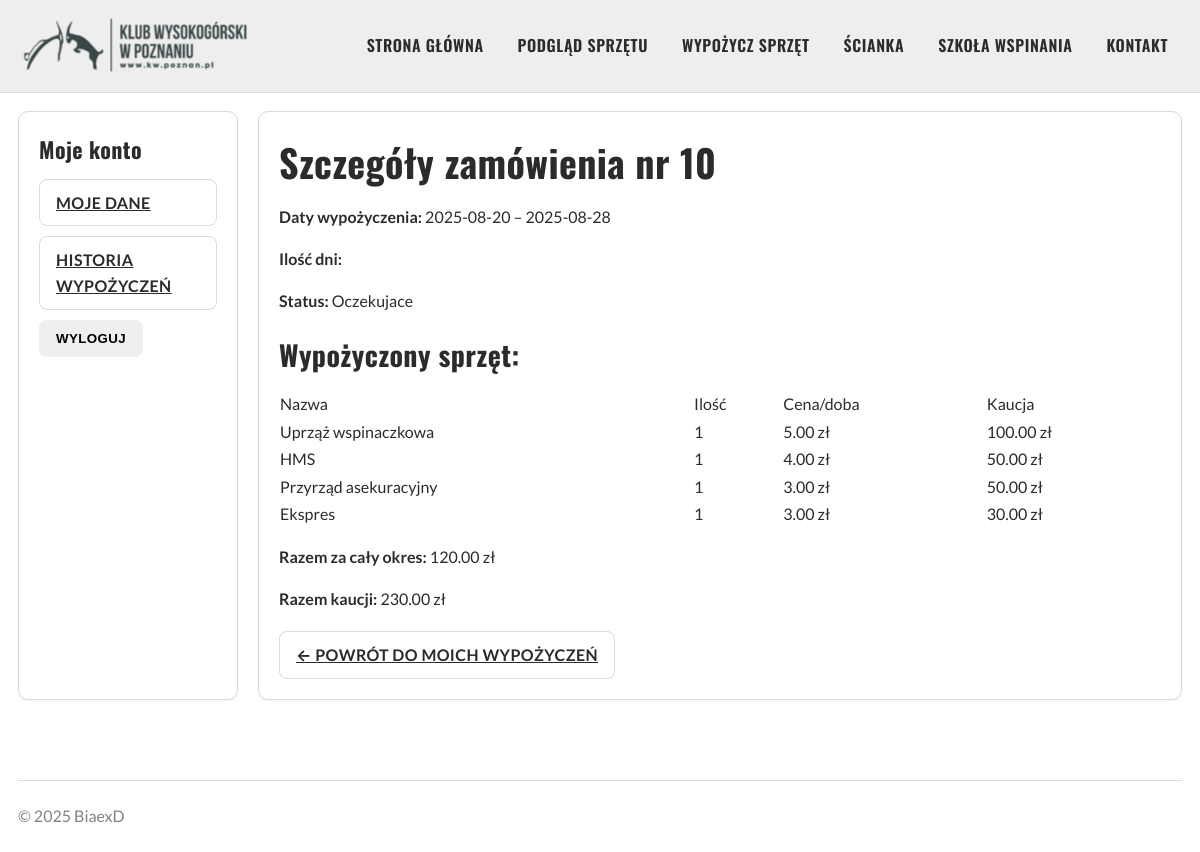
The app's page /my_rentals/10/ (signed in) with its own data.
### rentals/models.py (models this page shows, shortened)
class Rental(models.Model):
    STATUS_CHOICES = [
        ('pending', 'Oczekujace'),
        ('active', 'Aktywne'),
        ('finished', 'Zakonczone'),
    ]
    user = models.ForeignKey(settings.AUTH_USER_MODEL, on_delete=models.CASCADE)
    start_date = models.DateField()
    end_date = models.DateField()
    created_at = models.DateTimeField(auto_now_add=True)
    status = models.CharField(max_length=10, choices=STATUS_CHOICES, default='pending')
    def get_days_count(self):
        return (self.end_date - self.start_date).days

class RentalItem(models.Model):
    rental = models.ForeignKey(Rental, on_delete=models.CASCADE, related_name='items')
    equipment = models.ForeignKey(Equipment, on_delete=models.CASCADE)
    quantity = models.PositiveIntegerField()

class Equipment(models.Model):
    name = models.CharField(max_length=200)
    category = models.ForeignKey(Category, on_delete=models.CASCADE)
    description = models.TextField(blank=True)
    quantity = models.PositiveIntegerField()
    total_quantity = models.PositiveIntegerField(default=0)
    price_per_day = models.DecimalField(max_digits=5, decimal_places=2)
    deposit = models.DecimalField(max_digits=5, decimal_places=2)

### rentals/views.py (the view)
# urls.py: path('my_rentals/<int:rental_id>/', views.rental_detail, name='rental_detail'),
@login_required
def rental_detail(request, rental_id):
    rental = get_object_or_404(Rental, pk=rental_id, user=request.user)
    items = rental.items.select_related("equipment").all()
    total_price_per_day = Decimal("0.00")
    total_deposit = Decimal("0.00")
    for item in items:
        total_price_per_day += item.equipment.price_per_day * item.quantity
        total_deposit += item.equipment.deposit * item.quantity
    total_price_total = total_price_per_day * rental.get_days_count()
    context = {
        "rental": rental,
        "items": items,
        "days_count": rental.get_days_count(),
        "total_price_per_day": total_price_per_day,
        "total_price_total": total_price_total,
        "total_deposit": total_deposit,
    }
    return render(request, 'rentals/rental_detail.html', context)

### rentals/context_processors.py (called while the page is built, shortened)
def cart_info(request):
    count = 0
    rental_period = None
    has_active_cart = False
    if not request.user.is_authenticated:
        return {
            'cart_count': count,
            'rental_period': rental_period,
            'has_active_cart': has_active_cart,
        }
    cart = Cart.objects.filter(user=request.user, is_active=True).first()
    return {
        'cart_count': count,
        'rental_period': rental_period,
        'has_active_cart': has_active_cart,
    }

### rentals/templates/rentals/rental_detail.html (shortened to what this page needs)
{% extends 'base.html' %}
{% load static %}
{% block content %}
  <div style="display:grid; grid-template-columns: 220px 1fr; gap:20px; max-width:1200px; margin:auto;">
    {% include "partials/_leftbar.html" %}
    <main>
      <div class="card" style="padding:20px;">
        <h1>Szczegóły zamówienia nr {{ rental.id }}</h1>
        <p><strong>Daty wypożyczenia:</strong> {{ rental.start_date|date:"Y-m-d" }} – {{ rental.end_date|date:"Y-m-d" }}</p>
        <p><strong>Ilość dni:</strong> {{ rental.days_count }}</p>
        <p><strong>Status:</strong> {{ rental.get_status_display }}</p>
        <h2 style="margin-top:20px;">Wypożyczony sprzęt:</h2>
        {% if items %}
          <table style="width:100%; border-collapse:collapse; margin-top:10px;">
            <thead>
              <tr>
                <td style="text-align:left;">Nazwa</td>
                <td>Ilość</td>
                <td>Cena/doba</td>
                <td>Kaucja</td>
              </tr>
            </thead>
            <tbody>
              {% for item in items %}
                <tr>
                  <td>{{ item.equipment.name }}</td>
                  <td>{{ item.quantity }}</td>
                  <td>{{ item.equipment.price_per_day }} zł</td>
                  <td>{{ item.equipment.deposit }} zł</td>
                </tr>
              {% endfor %}
            </tbody>
          </table>
          <div style="margin-top:16px;">
            <p><strong>Razem za cały okres:</strong> {{ total_price_total }} zł</p>
            <p><strong>Razem kaucji:</strong> {{ total_deposit }} zł</p>
          </div>
        {% else %}
          <p>Brak sprzętu w tym zamówieniu.</p>
        {% endif %}
        <div style="margin-top:20px;">
          <a href="{% url 'user_rentals' %}" class="btn btn--ghost">← Powrót do moich wypożyczeń</a>
        </div>
      </div>
    </main>
  </div>
{% endblock %}

### static/css/base.css (style rules this page uses)
:root { --brand:#32c24a; --brand-dark:#28a53d; --bg:#ffffff; --header-bg:#eeeeee; --text:#2b2b2b; --muted:#828282; --border:#dadada; --radius:10px; --space:18px; --space-sm:10px; --space-lg:28px; }
* { box-sizing:border-box }
html,body { height:100% }
body.kw-body { margin:0;background:var(--bg);color:var(--text); font:16px/1.6 "Lato",system-ui,-apple-system,Segoe UI,Roboto,Arial,sans-serif; }
h1,h2,h3,h4 { font-family:"Oswald",sans-serif; letter-spacing:.4px; margin:0 0 12px }
h1 { font-size:38px }
h2 { font-size:28px }
p { margin:0 0 1em }
.card { background:#fff;border:1px solid var(--border);border-radius:var(--radius);padding:var(--space);box-shadow:0 1px 2px rgba(0,0,0,.05) }
.btn { display:inline-flex;align-items:center;gap:8px;padding:10px 16px;border-radius:8px;border:1px solid transparent;font-weight:700;text-transform:uppercase;letter-spacing:.4px;cursor:pointer }
.btn--ghost { background:#fff;border-color:var(--border);color:var(--text) }

### records on screen
Rental: id "10", start_date "2025-08-20", end_date "2025-08-28", status "Oczekujace"
RentalItem: equipment.name "Uprząż wspinaczkowa", quantity "1", equipment.price_per_day "5.00", equipment.deposit "100.00"
RentalItem: equipment.name "HMS", quantity "1", equipment.price_per_day "4.00", equipment.deposit "50.00"
RentalItem: equipment.name "Przyrząd asekuracyjny", quantity "1", equipment.price_per_day "3.00", equipment.deposit "50.00"
RentalItem: equipment.name "Ekspres", quantity "1", equipment.price_per_day "3.00", equipment.deposit "30.00"

### other values on screen
{{ total_price_total }} "120.00"
{{ total_deposit }} "230.00"
